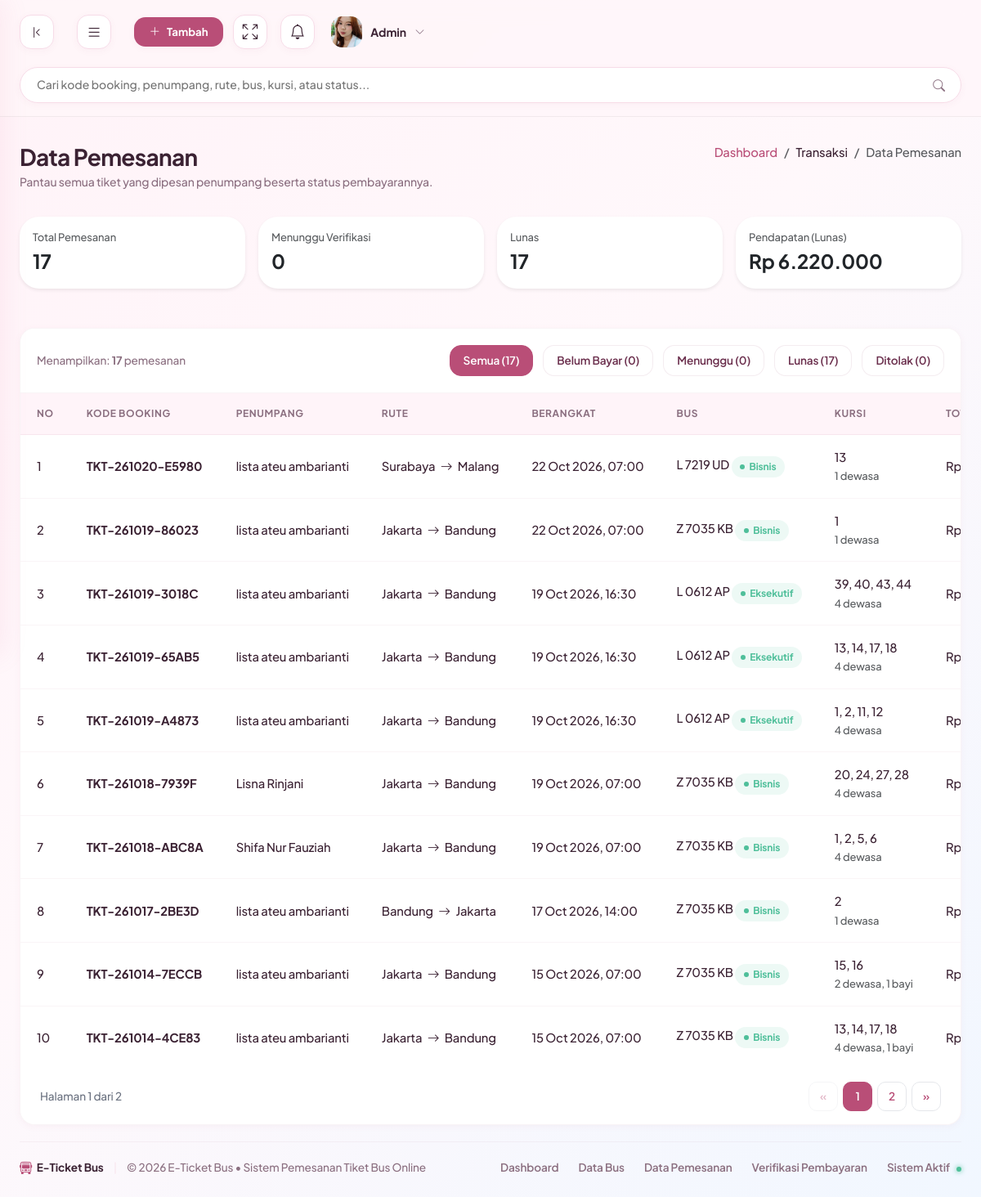
The page /admin/index.php?page=data_pemesanan (signed in) on the database its author committed.
### tables this page shows
CREATE TABLE `bookings` (
  `id` int NOT NULL,
  `user_id` int NOT NULL,
  `schedule_id` int NOT NULL,
  `nomor_kursi` varchar(60) NOT NULL,
  `jumlah_dewasa` tinyint UNSIGNED NOT NULL DEFAULT '1',
  `jumlah_bayi` tinyint UNSIGNED NOT NULL DEFAULT '0',
  `kode_unik` smallint UNSIGNED NOT NULL DEFAULT '0',
  `batas_bayar` datetime DEFAULT NULL,
  `kode_booking` varchar(50) NOT NULL
);

CREATE TABLE `users` (
  `id` int NOT NULL,
  `nama` varchar(150) NOT NULL,
  `username` varchar(50) NOT NULL,
  `email` varchar(150) NOT NULL,
  `no_hp` varchar(20) DEFAULT NULL,
  `password` varchar(255) NOT NULL,
  `role` enum('admin','kondektur','penumpang') NOT NULL
);

CREATE TABLE `schedules` (
  `id` int NOT NULL,
  `bus_id` int NOT NULL,
  `sopir` varchar(255) NOT NULL,
  `kota_asal` varchar(100) NOT NULL,
  `kota_tujuan` varchar(100) NOT NULL,
  `jam_berangkat` datetime NOT NULL,
  `jam_tiba` datetime DEFAULT NULL,
  `harga` decimal(10,2) NOT NULL
);

CREATE TABLE `buses` (
  `id` int NOT NULL,
  `nama_bus` varchar(255) NOT NULL,
  `plat_nomor` varchar(50) NOT NULL,
  `kapasitas_kursi` bigint NOT NULL,
  `kelas` varchar(50) NOT NULL,
  `tata_letak` varchar(10) DEFAULT NULL,
  `fasilitas` varchar(255) DEFAULT NULL,
  `foto` varchar(255) DEFAULT NULL
);

### admin/components/pencarian.php (called while the page is built, shortened)
<?php
if (!function_exists('syarat_cari')) {
    function syarat_cari(array $kolom, string $cari, string &$tipe, array &$param): string
    {
        $kata = preg_split('/\s+/u', trim($cari), -1, PREG_SPLIT_NO_EMPTY) ?: [];
        $kata = array_slice($kata, 0, 6);
        if (!$kolom || !$kata) {
            return '';
        }
        $sql = '';
        return $sql;
    }
}
        ?>

### admin/login/auth.php (called while the page is built, shortened)
<?php
if (!function_exists('param_str')) {
    function param_str(string $kunci, string $bawaan = '', string $sumber = 'GET', int $maks = 100): string
    {
        $data  = $sumber === 'POST' ? $_POST : $_GET;
        $nilai = $data[$kunci] ?? $bawaan;
        return mb_substr(trim($nilai), 0, $maks, 'UTF-8');
    }
}
if (!function_exists('param_enum')) {
    function param_enum(string $kunci, array $boleh, string $bawaan = '', string $sumber = 'GET'): string
    {
        $nilai = param_str($kunci, $bawaan, $sumber, 50);
        return in_array($nilai, $boleh, true) ? $nilai : $bawaan;
    }
}
if (!function_exists('param_id')) {
    function param_id(string $kunci, string $sumber = 'GET'): int
    {
        $nilai = param_str($kunci, '0', $sumber, 12);
        return ctype_digit($nilai) ? (int) $nilai : 0;
    }
}

### admin/pages/data_pemesanan/data_pemesanan.php (the view, shortened to what this page needs)
<?php
include_once __DIR__ . '/../../database/koneksi.php';
include_once __DIR__ . '/../../components/pagination.php';
include_once __DIR__ . '/../../components/pencarian.php';
$STATUS = [
    'belum'   => ['label' => 'Belum Bayar', 'badge' => 'pending'],
    'pending' => ['label' => 'Menunggu',    'badge' => 'pending'],
    'lunas'   => ['label' => 'Lunas',       'badge' => 'success'],
    'ditolak' => ['label' => 'Ditolak',     'badge' => 'failed'],
];
$filter = param_enum('status', array_keys($STATUS));
$cari   = param_cari();
$dari = "FROM bookings b
         JOIN users     u ON u.id = b.user_id
         JOIN schedules s ON s.id = b.schedule_id
         JOIN buses    bs ON bs.id = s.bus_id
         LEFT JOIN payments p ON p.id = (SELECT MAX(id) FROM payments WHERE booking_id = b.id)";
$status_sql = "COALESCE(p.status, 'belum')";
$label_sql = 'CASE ' . $status_sql;
foreach ($STATUS as $kode => $x) { $label_sql .= " WHEN '$kode' THEN '" . $x['label'] . "'"; }
$label_sql .= ' END';
$kolom_cari = ['b.kode_booking', 'u.nama', 'u.email', 's.kota_asal', 's.kota_tujuan', 'bs.nama_bus', 'bs.plat_nomor', "REPLACE(bs.plat_nomor, ' ', '')", 'bs.kelas', 's.sopir', 'b.nomor_kursi', 'p.metode_pembayaran', $status_sql, $label_sql, 'CAST(s.harga * b.jumlah_dewasa AS CHAR)', "DATE_FORMAT(s.jam_berangkat, '%d %b %Y, %H:%i')", "DATE_FORMAT(s.jam_berangkat, '%Y-%m-%d %H:%i')"];
$hitung = ['' => 0, 'belum' => 0, 'pending' => 0, 'lunas' => 0, 'ditolak' => 0];
$pendapatan = 0;
$q = $koneksi->query("SELECT $status_sql AS st, COUNT(*) AS jml, SUM(s.harga * b.jumlah_dewasa) AS rupiah $dari GROUP BY st");
while ($r = $q->fetch_assoc()) {
    if (isset($hitung[$r['st']])) { $hitung[$r['st']] = (int) $r['jml']; }
    $hitung[''] += (int) $r['jml'];
    if ($r['st'] === 'lunas') { $pendapatan = (int) $r['rupiah']; }
}
$hitung_tab = ['' => 0, 'belum' => 0, 'pending' => 0, 'lunas' => 0, 'ditolak' => 0];
$tipe_t  = '';
$param_t = [];
$syarat_t = syarat_cari($kolom_cari, $cari, $tipe_t, $param_t);
$st_tab = $koneksi->prepare("SELECT $status_sql AS st, COUNT(*) AS jml $dari WHERE 1=1 $syarat_t GROUP BY st");
$st_tab->execute();
$q_tab = $st_tab->get_result();
while ($r = $q_tab->fetch_assoc()) {
    if (isset($hitung_tab[$r['st']])) { $hitung_tab[$r['st']] = (int) $r['jml']; }
    $hitung_tab[''] += (int) $r['jml'];
}
$where = " WHERE 1=1";
$tipe  = '';
$param = [];
$where .= syarat_cari($kolom_cari, $cari, $tipe, $param);
$stmt_total = $koneksi->prepare("SELECT COUNT(*) AS t $dari $where");
$stmt_total->execute();
$total = (int) $stmt_total->get_result()->fetch_assoc()['t'];
[$per_halaman, $offset] = paginasi($total);
$sql = "SELECT b.id, b.kode_booking, b.nomor_kursi, b.jumlah_dewasa, b.jumlah_bayi,
               u.nama, s.kota_asal, s.kota_tujuan, s.jam_berangkat, s.harga * b.jumlah_dewasa AS harga,
               bs.plat_nomor, bs.kelas, b.batas_bayar,
               p.metode_pembayaran, $status_sql AS status_bayar
        $dari $where
        ORDER BY b.id DESC
        LIMIT ? OFFSET ?";
$stmt = $koneksi->prepare($sql);
$tipe .= 'ii'; $param[] = (int) $per_halaman; $param[] = (int) $offset;
$stmt->bind_param($tipe, ...$param);
$stmt->execute();
$hasil = $stmt->get_result();
$url   = BASE_URL . '/admin/index.php?page=data_pemesanan';
$url_q = $cari !== '' ? '&q=' . urlencode($cari) : '';
?>
<div class="page-header">
  <div>
    <h1 class="page-title">Data Pemesanan</h1>
    <p class="page-subtitle">Pantau semua tiket yang dipesan penumpang beserta status pembayarannya.</p>
  </div>
  <nav aria-label="breadcrumb">
    <ol class="breadcrumb mb-0">
      <li class="breadcrumb-item"><a href="<?= BASE_URL ?>/admin/index.php" class="text-decoration-none text-muted-green">Dashboard</a></li>
      <li class="breadcrumb-item text-muted-green">Transaksi</li>
      <li class="breadcrumb-item active text-main" aria-current="page">Data Pemesanan</li>
    </ol>
  </nav>
</div>
<div class="row g-3 mb-4">
  <div class="col-6 col-lg-3">
    <div class="card border-light shadow-sm p-3">
      <div class="text-muted small">Total Pemesanan</div>
      <div class="fs-4 fw-bold"><?= $hitung[''] ?></div>
    </div>
  </div>
  <div class="col-6 col-lg-3">
    <div class="card border-light shadow-sm p-3">
      <div class="text-muted small">Menunggu Verifikasi</div>
      <div class="fs-4 fw-bold"><?= $hitung['pending'] ?></div>
    </div>
  </div>
  <div class="col-6 col-lg-3">
    <div class="card border-light shadow-sm p-3">
      <div class="text-muted small">Lunas</div>
      <div class="fs-4 fw-bold"><?= $hitung['lunas'] ?></div>
    </div>
  </div>
  <div class="col-6 col-lg-3">
    <div class="card border-light shadow-sm p-3">
      <div class="text-muted small">Pendapatan (Lunas)</div>
      <div class="fs-4 fw-bold">Rp <?= number_format($pendapatan, 0, ',', '.') ?></div>
    </div>
  </div>
</div>
<div class="table-card-custom">
  <div class="table-header-control">
    <div class="table-pagination-info">Menampilkan: <strong><?= $total ?></strong> pemesanan</div>
    <div class="table-filter-group">
      <a href="<?= $url . $url_q ?>" class="btn-table-action<?= $filter === '' ? ' active' : '' ?>">Semua (<?= $hitung_tab[''] ?>)</a>
      <?php foreach ($STATUS as $kode => $info) : ?>
        <a href="<?= $url ?>&status=<?= $kode ?><?= $url_q ?>" class="btn-table-action<?= $filter === $kode ? ' active' : '' ?>"><?= $info['label'] ?> (<?= $hitung_tab[$kode] ?>)</a>
      <?php endforeach; ?>
    </div>
  </div>
  <div class="table-responsive">
    <table class="table-custom">
      <thead>
        <tr>
          <th>No</th>
          <th>Kode Booking</th>
          <th>Penumpang</th>
          <th>Rute</th>
          <th>Berangkat</th>
          <th>Bus</th>
          <th>Kursi</th>
          <th>Total</th>
        </tr>
      </thead>
      <tbody>
        <?php $no = $offset + 1; while ($b = $hasil->fetch_assoc()) :
        ?>
          <tr>
            <td><?= $no++ ?></td>
            <td class="table-order-id"><?= htmlspecialchars($b['kode_booking']) ?></td>
            <td><?= htmlspecialchars($b['nama']) ?></td>
            <td><?= htmlspecialchars($b['kota_asal']) ?> <i class="bi bi-arrow-right mx-1"></i> <?= htmlspecialchars($b['kota_tujuan']) ?></td>
            <td><?= date('d M Y, H:i', strtotime($b['jam_berangkat'])) ?></td>
            <td><?= htmlspecialchars($b['plat_nomor']) ?> <span class="badge-table success"><?= htmlspecialchars($b['kelas']) ?></span></td>
            <td><?= htmlspecialchars($b['nomor_kursi']) ?><br><small class="text-muted"><?= (int) $b['jumlah_dewasa'] ?> dewasa<?= (int) $b['jumlah_bayi'] > 0 ? ', ' . (int) $b['jumlah_bayi'] . ' bayi' : '' ?></small></td>
            <td>Rp <?= number_format((int) $b['harga'], 0, ',', '.') ?></td>
          </tr>
        <?php endwhile; ?>
      </tbody>
    </table>
  </div>
</div>

### admin/assets/css/main.css (style rules this page uses)
:root { --bs-body-bg: #FFF6FA; --bs-body-font-family: 'Plus Jakarta Sans', sans-serif; --brand-forest-dark: #6B2F4D; --brand-forest-medium: #B94E77; --brand-forest-light: #D98BAA; --brand-lime: #F6A9C7; --brand-lime-hover: #F28FB6; --brand-lime-translucent: rgba(246, 169, 199, 0.28); --text-main: #3B2233; --text-muted-green: #8B6F80; --text-sidebar-muted: #9C7A8E; --card-background: #FFFFFF; --brand-blue: #9CC4F0; --brand-blue-soft: #E7F1FE; --border-light: #F7DCE8; --border-dark-green: rgba(226, 116, 157, 0.18); --sys-green: #4FBF9A; --sys-green-bg: #DDF5EC; --sys-red: #E5546B; --sys-red-bg: #FDE2E7; --sys-orange: #F59E5B; --sys-orange-bg: #FFE9D6; --sidebar-width: 280px; --navbar-height: 80px; --radius-xxl: 24px; --radius-xl: 18px; --radius-lg: 14px; --radius-md: 10px; --radius-sm: 6px; --shadow-sm: 0 2px 8px rgba(185, 78, 119, 0.05); --shadow-md: 0 10px 30px rgba(185, 78, 119, 0.08); --shadow-lg: 0 20px 50px rgba(185, 78, 119, 0.14); }
body { background-color: var(--bs-body-bg); color: var(--text-main); font-family: var(--bs-body-font-family); font-size: 0.925rem; font-weight: 500; -webkit-font-smoothing: antialiased; letter-spacing: -0.01em; }
h1, h2, h3, h4, h5, h6, .h1, .h2, .h3, .h4, .h5, .h6 { color: var(--text-main); font-weight: 700; letter-spacing: -0.025em; }
a { color: var(--brand-forest-medium); text-decoration: none; transition: all 0.25s ease-in-out; }
.page-header { display: flex; align-items: flex-start; justify-content: space-between; margin-bottom: 2rem; flex-wrap: wrap; gap: 1.5rem; }
.page-title { font-size: 1.75rem; margin-bottom: 0.25rem; }
.page-subtitle { font-size: 0.875rem; color: var(--text-muted-green); margin-bottom: 0; }
.card { background-color: var(--card-background); border: none; border-radius: var(--radius-xxl); padding: 1.75rem; box-shadow: var(--shadow-md); margin-bottom: 1.5rem; position: relative; overflow: hidden; }
.table-card-custom { background-color: #FFFFFF; border-radius: var(--radius-xl); border: 1px solid rgba(150, 70, 105, 0.06) !important; box-shadow: var(--shadow-sm); overflow: hidden; margin-bottom: 1.25rem !important; width: 100%; }
.table-custom { width: 100%; margin-bottom: 0; vertical-align: middle; border-collapse: collapse; }
.table-custom th, .table-custom td { padding: 1rem 1.25rem; border-bottom: 1px solid rgba(150, 70, 105, 0.05); white-space: nowrap; }
.table-custom th { background-color: #FFF4F9; color: var(--text-muted-green); font-size: 0.75rem; text-transform: uppercase; font-weight: 700; letter-spacing: 0.05em; border-bottom: 1px solid rgba(150, 70, 105, 0.08); }
.table-custom tbody tr { transition: background-color 0.2s ease-in-out; }
.table-custom tbody tr:last-child td { border-bottom: none; }
.badge-table { display: inline-flex; align-items: center; gap: 0.35rem; padding: 0.25rem 0.65rem; font-size: 0.75rem; font-weight: 700; border-radius: 50rem; }
.badge-table::before { content: ''; display: inline-block; width: 6px; height: 6px; border-radius: 50rem; }
.badge-table.success { background-color: rgba(79, 191, 154, 0.1); color: var(--sys-green); }
.badge-table.success::before { background-color: var(--sys-green); }
.table-header-control { background-color: #FFFFFF; padding: 1.25rem; border-bottom: 1px solid rgba(150, 70, 105, 0.06); display: flex; align-items: center; justify-content: space-between; flex-wrap: wrap; gap: 1rem; }
.table-filter-group { display: flex; align-items: center; gap: 0.75rem; }
.btn-table-action { background-color: #FFFFFF; border: 1px solid rgba(150, 70, 105, 0.1); color: var(--brand-forest-dark); font-size: 0.85rem; font-weight: 600; padding: 0.5rem 1rem; border-radius: var(--radius-lg); display: inline-flex; align-items: center; gap: 0.35rem; transition: all 0.2s ease-in-out; }
.table-pagination-info { font-size: 0.85rem; color: var(--text-muted-green); }
.table-order-id { font-weight: 700; color: var(--text-main); }
body { background: linear-gradient(135deg, #FFF3F8 0%, #FFF8FB 45%, #F1F7FF 100%) fixed; }

### admin/pages/data_pemesanan/data_pemesanan.php (style rules this page uses)
.table-filter-group .btn-table-action.active { background: #B94E77; border-color: #B94E77; color: #fff; font-weight: 600; }

### rows shown on the page
bookings: kode_booking "TKT-261020-E5980", user.nama "lista ateu ambarianti", schedule.kota_asal "Surabaya", schedule.kota_tujuan "Malang", schedule.jam_berangkat "22 Oct 2026, 07:00", buses.plat_nomor "L 7219 UD", buses.kelas "Bisnis", nomor_kursi "13", jumlah_dewasa "1"
bookings: kode_booking "TKT-261019-86023", user.nama "lista ateu ambarianti", schedule.kota_asal "Jakarta", schedule.kota_tujuan "Bandung", schedule.jam_berangkat "22 Oct 2026, 07:00", buses.plat_nomor "Z 7035 KB", buses.kelas "Bisnis", nomor_kursi "1", jumlah_dewasa "1"
bookings: kode_booking "TKT-261019-3018C", user.nama "lista ateu ambarianti", schedule.kota_asal "Jakarta", schedule.kota_tujuan "Bandung", schedule.jam_berangkat "19 Oct 2026, 16:30", buses.plat_nomor "L 0612 AP", buses.kelas "Eksekutif", nomor_kursi "39, 40, 43, 44", jumlah_dewasa "4"
bookings: kode_booking "TKT-261019-65AB5", user.nama "lista ateu ambarianti", schedule.kota_asal "Jakarta", schedule.kota_tujuan "Bandung", schedule.jam_berangkat "19 Oct 2026, 16:30", buses.plat_nomor "L 0612 AP", buses.kelas "Eksekutif", nomor_kursi "13, 14, 17, 18", jumlah_dewasa "4"
bookings: kode_booking "TKT-261019-A4873", user.nama "lista ateu ambarianti", schedule.kota_asal "Jakarta", schedule.kota_tujuan "Bandung", schedule.jam_berangkat "19 Oct 2026, 16:30", buses.plat_nomor "L 0612 AP", buses.kelas "Eksekutif", nomor_kursi "1, 2, 11, 12", jumlah_dewasa "4"
bookings: kode_booking "TKT-261018-7939F", user.nama "Lisna Rinjani", schedule.kota_asal "Jakarta", schedule.kota_tujuan "Bandung", schedule.jam_berangkat "19 Oct 2026, 07:00", buses.plat_nomor "Z 7035 KB", buses.kelas "Bisnis", nomor_kursi "20, 24, 27, 28", jumlah_dewasa "4"
bookings: kode_booking "TKT-261018-ABC8A", user.nama "Shifa Nur Fauziah", schedule.kota_asal "Jakarta", schedule.kota_tujuan "Bandung", schedule.jam_berangkat "19 Oct 2026, 07:00", buses.plat_nomor "Z 7035 KB", buses.kelas "Bisnis", nomor_kursi "1, 2, 5, 6", jumlah_dewasa "4"
bookings: kode_booking "TKT-261017-2BE3D", user.nama "lista ateu ambarianti", schedule.kota_asal "Bandung", schedule.kota_tujuan "Jakarta", schedule.jam_berangkat "17 Oct 2026, 14:00", buses.plat_nomor "Z 7035 KB", buses.kelas "Bisnis", nomor_kursi "2", jumlah_dewasa "1"
bookings: kode_booking "TKT-261014-7ECCB", user.nama "lista ateu ambarianti", schedule.kota_asal "Jakarta", schedule.kota_tujuan "Bandung", schedule.jam_berangkat "15 Oct 2026, 07:00", buses.plat_nomor "Z 7035 KB", buses.kelas "Bisnis", nomor_kursi "15, 16", jumlah_dewasa "2", jumlah_bayi "1"
bookings: kode_booking "TKT-261014-4CE83", user.nama "lista ateu ambarianti", schedule.kota_asal "Jakarta", schedule.kota_tujuan "Bandung", schedule.jam_berangkat "15 Oct 2026, 07:00", buses.plat_nomor "Z 7035 KB", buses.kelas "Bisnis", nomor_kursi "13, 14, 17, 18", jumlah_dewasa "4", jumlah_bayi "1"

### other values the page prints
$_SESSION['nama'] "Admin"
$hitung[''] "17"
$hitung['pending'] "0"
$hitung['lunas'] "17"
$pendapatan "6.220.000"
$total "17"
$hitung_tab[''] "17"
$info['label'] "Belum Bayar"
$hitung_tab[$kode] "0"
$info['label'] "Menunggu"
$info['label'] "Lunas"
$hitung_tab[$kode] "17"
$info['label'] "Ditolak"
$aktif "1"
$total_hal "2"
